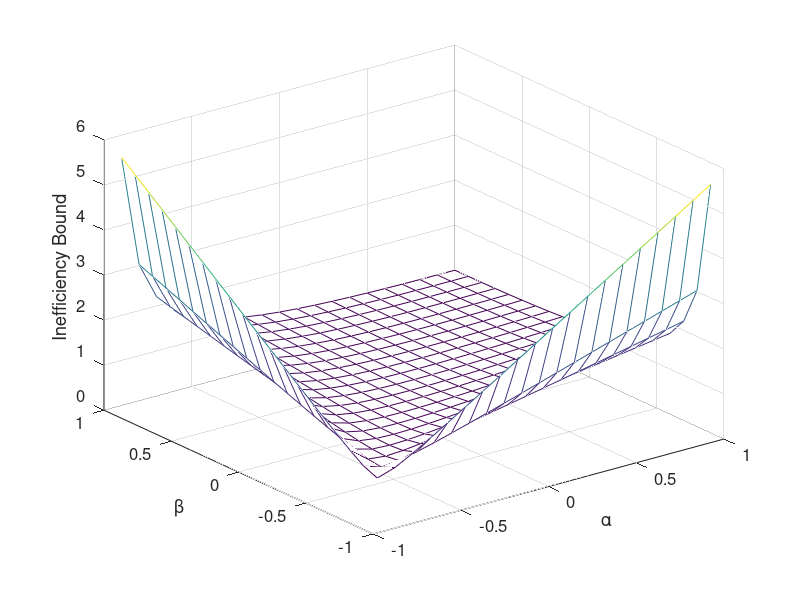

Recreate this plot in MATLAB.
% This examples provides a plot of the inefficiency for 
% varying parameters in a simple system.

% Optimal Estimation of Dynamic Systems (2nd ed.) by Crassidis and Junkins
% Example 2.10

% Written by John L. Crassidis 9/03

% Other Required Routines: none

% Set R and Clear cost Variable
r=eye(2);clear cost
r=[1 0; 0 1];

% Get Mesh
jj=1;
ii=1;
for i=1:-0.1:-.99
 for j=1:-0.1:-.99
  rp=[1+i 0; 0 1+j];
  s=svd(rp^(-0.5)*r*rp^(-0.5));
  lmax=max(s);
  lmin=min(s);
  e=(lmax+lmin)^2/4/lmax/lmin;
  cost(ii,jj)=e;
  jj=jj+1;
 end
 ii=ii+1;
 jj=1;
end

% Plot Results
x=[1:-0.1:-.99]';
y=[1:-0.1:-.99]';
mesh(x,y,cost);
set(gca,'fontsize',12);
set(gca,'xtick',[-1 -0.5 0 0.5 1]);
set(gca,'ytick',[-1 -0.5 0 0.5 1]);
set(gca,'ztick',[0 1 2 3 4 5 6]);
xlabel('{\alpha}')
ylabel('{\beta}')
zlabel('Inefficiency Bound')